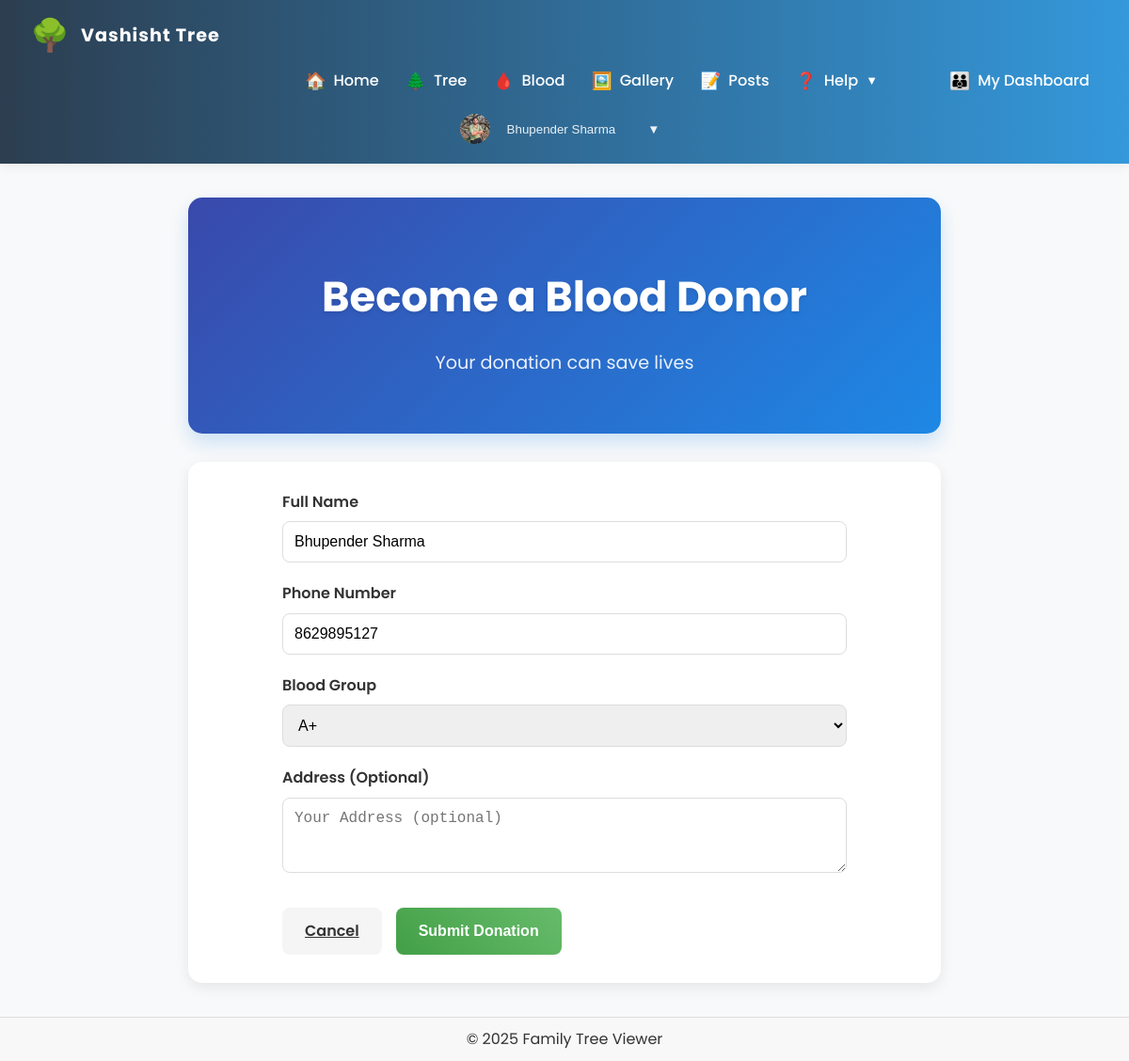
Screenshot of /blood-donor/ (signed in) with the database file from the repository.
### treeapp/models.py (models this page shows, shortened)
class UserProfile(models.Model):
    BLOOD_GROUP_CHOICES = [
        ('A+', 'A+'),
        ('A-', 'A-'),
        ('B+', 'B+'),
        ('B-', 'B-'),
        ('AB+', 'AB+'),
        ('AB-', 'AB-'),
        ('O+', 'O+'),
        ('O-', 'O-'),
    ]
    GENDER_CHOICES = [
        ('M', 'Male'),
        ('F', 'Female'),
        ('O', 'Other'),
    ]
    user = models.OneToOneField(User, on_delete=models.CASCADE)
    family_root = models.ForeignKey(FamilyMember, null=True, blank=True, on_delete=models.SET_NULL, related_name='root_for_users')
    last_child = models.ForeignKey(FamilyMember, null=True, blank=True, on_delete=models.SET_NULL, related_name='last_child_for_users')
    member_id = models.ForeignKey(FamilyMember, null=True, blank=True, on_delete=models.SET_NULL, related_name='member_id_for_users')
    name = models.CharField(max_length=100, blank=True, null=True)
    father_name = models.CharField(max_length=100, blank=True, null=True)
    phone = models.CharField(max_length=20, blank=True, null=True)
    plain_password = models.CharField(max_length=100, blank=True, null=True)
    email_verified = models.BooleanField(default=False)
    email_verification_token = models.CharField(max_length=100, blank=True, null=True)
    blood_group = models.CharField(max_length=3, choices=BLOOD_GROUP_CHOICES, blank=True, null=True)
    is_blood_donor = models.BooleanField(default=False)
    hide_from_donor_list = models.BooleanField(default=False)
    picture = models.ImageField(upload_to='profile_pictures/', null=True, blank=True)
    date_of_birth = models.DateField(null=True, blank=True)
    gender = models.CharField(max_length=1, choices=GENDER_CHOICES, blank=True, null=True)
    marital_status = models.CharField(max_length=20, choices=[('single', 'Single'), ('married', 'Married'), ('divorced', 'Divorced'), ('widowed', 'Widowed')], blank=True, null=True)
    anniversary_date = models.DateField(null=True, blank=True)
    is_suspended = models.BooleanField(default=False)

### treeapp/views_blood.py (the view)
# urls.py: path('blood-donor/', views_blood.blood_donor_view, name='blood_donor'),
def blood_donor_view(request):
    initial_data = {}
    is_registered_user = False
    if request.user.is_authenticated:
        try:
            profile = request.user.userprofile
            initial_data = {
                'name': profile.name or request.user.username,
                'phone': profile.phone or '',
                'blood_group': profile.blood_group or '',
            }
            is_registered_user = True
        except UserProfile.DoesNotExist:
            pass
    if request.method == 'POST':
        form = BloodDonorForm(request.POST)
        if form.is_valid():
            blood_request = form.save(commit=False)
            blood_request.request_type = 'donate'
            if request.user.is_authenticated:
                blood_request.user = request.user
                blood_request.is_registered_user = True
            blood_request.save()
            messages.success(request, "Your blood donation offer has been submitted successfully.")
            return redirect('blood_bank')
    else:
        form = BloodDonorForm(initial=initial_data)
    return render(request, 'treeapp/blood_donor.html', {'form': form})

### treeapp/forms.py
class BloodDonorForm(forms.ModelForm):
    class Meta:
        model = BloodRequest
        fields = ['name', 'phone', 'blood_group', 'address']
        widgets = {
            'name': forms.TextInput(attrs={'class': 'form-control', 'placeholder': 'Your Name'}),
            'phone': forms.TextInput(attrs={'class': 'form-control', 'placeholder': 'Your Phone Number'}),
            'blood_group': forms.Select(attrs={'class': 'form-control'}),
            'address': forms.Textarea(attrs={'class': 'form-control', 'rows': 3, 'placeholder': 'Your Address (optional)'}),
        }
    def __init__(self, *args, **kwargs):
        super().__init__(*args, **kwargs)
        self.instance.request_type = 'donate'

### treeapp/templates/treeapp/blood_donor.html (shortened to what this page needs)
{% extends 'treeapp/base.html' %}
{% block content %}
<div class="blood-bank-container">
    <div class="blood-bank-header">
        <h1>Become a Blood Donor</h1>
        <p>Your donation can save lives</p>
    </div>
    <div class="donor-form-container">
        <form method="post" class="donor-form">
            <div class="form-group">
                <label for="id_name">Full Name</label>
                {{ form.name }}
            </div>
            <div class="form-group">
                <label for="id_phone">Phone Number</label>
                {{ form.phone }}
            </div>
            <div class="form-group">
                <label for="id_blood_group">Blood Group</label>
                {{ form.blood_group }}
            </div>
            <div class="form-group">
                <label for="id_address">Address (Optional)</label>
                {{ form.address }}
            </div>
            <div class="form-actions">
                <a href="{% url 'blood_bank' %}" class="btn btn-secondary">Cancel</a>
                <button type="submit" class="btn btn-primary">Submit Donation</button>
            </div>
        </form>
    </div>
</div>
{% endblock %}

### treeapp/templates/treeapp/base.html (shortened to what this page needs)
<!DOCTYPE html>
<html lang="en">
<head>
    {% load static %}
    <link rel="stylesheet" href="{% static 'treeapp/css/base.css' %}">
    <link rel="stylesheet" href="{% static 'treeapp/css/tree.css' %}">
    <link rel="stylesheet" href="{% static 'treeapp/css/mobile-fixes.css' %}">
    <link rel="stylesheet" href="{% static 'treeapp/css/modern-theme.css' %}">
    <link rel="stylesheet" href="{% static 'treeapp/css/style.css' %}">
</head>
<body>
    <div class="page-container">
        <nav class="navbar modern-navbar">
            <div class="navbar-brand">
                <a href="{% url 'index' %}" class="navbar-logo-link" style="font-size:2rem; text-decoration:none;">
                    <span class="navbar-logo-emoji" style="font-size:2.1rem;">🌳</span>
                    <span class="navbar-title">Vashisht Tree</span>
                </a>
            </div>
            <ul class="navbar-links" id="navbarLinks">
                <li><a href="{% url 'index' %}"><span class="nav-emoji">🏠</span> Home</a></li>
                <li><a href="{% url 'tree' %}?style=1"><span class="nav-emoji">🌲</span> Tree</a></li>
                <li><a href="{% url 'blood_bank' %}"><span class="nav-emoji">🩸</span> Blood</a></li>
                <li><a href="{% url 'gallery' %}"><span class="nav-emoji">🖼️</span> Gallery</a></li>
                <li><a href="{% url 'posts' %}"><span class="nav-emoji">📝</span> Posts</a></li>
                <li class="nav-item nav-help-dropdown">
                    <a href="#" class="nav-link nav-help-link">
                        <span class="nav-emoji">❓</span>
                        Help <span class="nav-caret">▼</span>
                    </a>
                </li>
                {% if user.is_authenticated %}
                    <li><a href="{% url 'user_dashboard' %}"><span class="nav-emoji">👪</span> My Dashboard</a></li>
                {% endif %}
            </ul>
            <div class="navbar-user">
                {% if user.is_authenticated %}
                    <div class="user-dropdown">
                        <button class="user-btn" id="userDropdownBtn">
                            <div class="sidebar-user-info">
                                <img src="{% if user.userprofile.picture %}{{ user.userprofile.picture.url }}{% else %}/static/default-avatar.png{% endif %}" alt="User" class="sidebar-user-avatar">
                                <span class="sidebar-user-name">{{ user.userprofile.name|default:user.username }}</span>
                                <span class="sidebar-user-caret">▼</span>
                            </div>
                        </button>
                    </div>
                {% else %}
                    <a href="{% url 'login' %}" class="btn-action btn-login">Login</a>
                    <a href="{% url 'register' %}" class="btn-action btn-register">Register</a>
                {% endif %}
            </div>
        </nav>
        <main class="main-content">
            {% block content %}{% endblock %}
        </main>
        <footer class="footer">
            &copy; 2025 Family Tree Viewer
        </footer>
    </div>
</body>
</html>

### treeapp/static/treeapp/css/base.css (style rules this page uses)
html, body { height: 100%; width: 100%; margin: 0; padding: 0; font-family: sans-serif; overflow-x: hidden; background: #fafdff; }
.page-container { display: flex; flex-direction: column; min-height: 100vh; }
.main-content { flex: 1; padding: 1rem; overflow: auto; }
.navbar { background: linear-gradient(to right, #34495e, #2c3e50); color: #fff; padding: 12px 20px; display: flex; justify-content: space-between; align-items: center; box-shadow: 0 2px 4px rgba(0,0,0,0.2); position: relative; z-index: 10; }
.footer { background-color: #f8f8f8; text-align: center; padding: 10px; border-top: 1px solid #ddd; }
@media (min-width: 769px) { .navbar { flex-direction: row; align-items: center; } }

### treeapp/static/treeapp/css/modern-theme.css (style rules this page uses)
:root { --primary-color: #6a11cb; --primary-gradient: linear-gradient(135deg, #6a11cb 0%, #2575fc 100%); --secondary-color: #9c27b0; --secondary-gradient: linear-gradient(135deg, #9c27b0, #ba68c8); --accent-color: #4a6bff; --accent-gradient: linear-gradient(135deg, #4a6bff, #6c5ce7); --text-color: #333; --text-light: #666; --background-color: #f8f9fa; --card-background: #ffffff; --border-color: #e0e0e0; --shadow-sm: 0 2px 5px rgba(0,0,0,0.05); --shadow-md: 0 5px 15px rgba(0,0,0,0.08); --shadow-lg: 0 10px 25px rgba(0,0,0,0.12); --radius-sm: 8px; --radius-md: 12px; --radius-lg: 20px; --spacing-xs: 5px; --spacing-sm: 10px; --spacing-md: 15px; --spacing-lg: 20px; --spacing-xl: 30px; }
body { font-family: 'Poppins', sans-serif; background-color: var(--background-color); color: var(--text-color); line-height: 1.6; }
.btn { border-radius: var(--radius-sm); font-weight: 500; padding: 10px 20px; transition: all 0.3s ease; }
.btn-primary { background: var(--primary-gradient); border: none; }
.btn-secondary { background: var(--secondary-gradient); border: none; }

### treeapp/static/treeapp/css/style.css (style rules this page uses)
.form-control { width: 100%; padding: 12px 15px; border: 1px solid var(--border-color); border-radius: 6px; font-size: 1rem; transition: border-color 0.2s ease; box-sizing: border-box; }

### treeapp/templates/treeapp/blood_donor.html (style rules this page uses)
.blood-bank-container { max-width: 800px; margin: 0 auto; padding: 20px; }
.blood-bank-header { text-align: center; margin-bottom: 30px; background: linear-gradient(135deg, #3949ab, #1e88e5); padding: 40px 20px; border-radius: 15px; color: white; box-shadow: 0 10px 20px rgba(30, 136, 229, 0.2); }
.blood-bank-header h1 { font-size: 2.8rem; margin-bottom: 10px; text-shadow: 0 2px 4px rgba(0,0,0,0.1); }
.blood-bank-header p { font-size: 1.2rem; opacity: 0.9; }
.donor-form-container { background: white; padding: 30px; border-radius: 15px; box-shadow: 0 5px 15px rgba(0, 0, 0, 0.08); }
.donor-form { max-width: 600px; margin: 0 auto; }
.form-group { margin-bottom: 20px; }
.form-group label { display: block; margin-bottom: 8px; font-weight: 600; color: #333; }
.form-group input, .form-group select, .form-group textarea { width: 100%; padding: 12px; border: 1px solid #ddd; border-radius: 8px; font-size: 1rem; transition: border-color 0.3s; }
.form-actions { display: flex; gap: 15px; margin-top: 30px; }
.btn { padding: 12px 24px; border: none; border-radius: 8px; font-size: 1rem; font-weight: 600; cursor: pointer; transition: all 0.3s; }
.btn-primary { background: linear-gradient(45deg, #43a047, #66bb6a); color: white; }
.btn-secondary { background: #f5f5f5; color: #333; }

### rows the page displays
UserProfile: name "Bhupender Sharma", phone "8629895127", blood_group "A+"

### other values shown
{{ user.userprofile.name|default:user.username }} "Bhupender Sharma"
